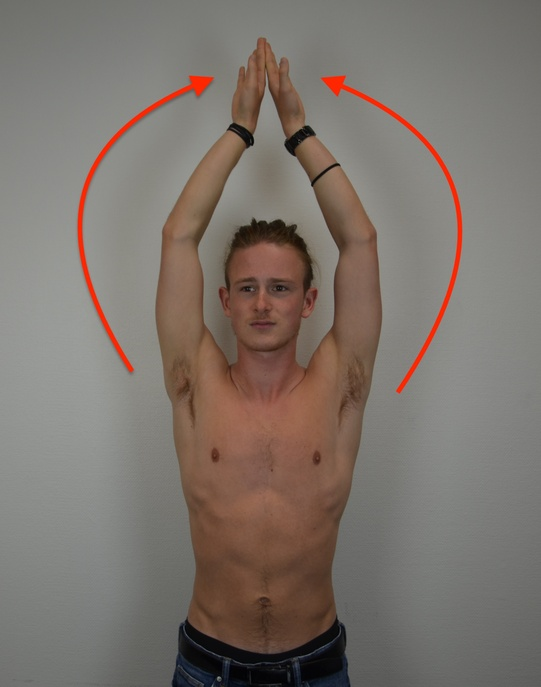
#> input picture CS/04_Skills_Examen/MSQ_Epaule/RMS/Abduction des bras.jpg, 541 x 687 px, shrunk from 2571 x 3264 before the run, found by its file name
$ python crop_auto_epaule.py
#> lines starting #> are read from the running program, lines starting #| are printed output that depends on the picture
"""Recadre les photos cliniques en détectant le mur uniforme.

Réutilise l'algo calibré sur le dossier GALS (même salle, même mur clair).
Exclut les schémas anatomiques et les PNGs composites déjà retravaillés.
"""

from PIL import Image, ImageStat
from pathlib import Path

SOURCE_DIR = Path(__file__).parent
OUT_DIR = SOURCE_DIR / "cropped"
OUT_DIR.mkdir(exist_ok=True)

STDDEV_LOW = 14
STDDEV_HIGH = 28
MARGIN_PCT = 0.08
STEP = 4

# Photos cliniques 4928×3264 ou 4032×3024 — toutes prises dans la même salle
TARGETS = [
    "Abduction des bras.jpg",
    "Body cross test.jpg",
    "Extension des bras.jpg",
    "Flexion des bras.jpg",
    "Test d'appréhension antérieur.jpg",
    "Test d'appréhension postérieur.jpg",
    "Test de Jobe.jpg",
    "Test de Patte.jpg",
    "Test de Yergason.jpg",
    "Test de Yocum.jpg",
    "Test du Lift-off.jpg",
    "Test du Palm-up.jpg",
    "Test du tiroir antérieur et postérieur.jpg",
    "Test du tiroir inférieur.jpg",
]


def find_content_bounds(img: Image.Image, low: float, high: float, step: int):
    gray = img.convert("L")
    hsv_sat = img.convert("HSV").getchannel("S")  # canal saturation
    w, h = gray.size

    def row_stddev(g, y, gw):
        return ImageStat.Stat(g.crop((0, y, gw, y + 1))).stddev[0]

    top = 0
    for y in range(0, h, step):
        if row_stddev(gray, y, w) > low:
            top = max(0, y - step)
            break
    bottom = h
    for y in range(h - 1, -1, -step):
        if row_stddev(gray, y, w) > low:
            bottom = min(h, y + step)
            break

    sub_gray = gray.crop((0, top, w, bottom))
    sub_sat = hsv_sat.crop((0, top, w, bottom))
    sub_h = bottom - top
    n_windows = 10
    win_h = sub_h // n_windows
    DARK_MEAN = 80
    BAND = 8
    RANGE_THRESHOLD = 70
    SAT_THRESHOLD = 100  # pixel coloré (flèche d'annotation)
    MIN_MATCHING_WINDOWS = 3

    def col_has_content(x: int) -> bool:
        x0 = max(0, x - BAND // 2)
        x1 = min(w, x0 + BAND)
        gcol = sub_gray.crop((x0, 0, x1, sub_h))
        scol = sub_sat.crop((x0, 0, x1, sub_h))
        n_match = 0
        for i in range(n_windows):
            gw_ = gcol.crop((0, i * win_h, x1 - x0, (i + 1) * win_h))
            sw_ = scol.crop((0, i * win_h, x1 - x0, (i + 1) * win_h))
            # Détection par saturation : pixel coloré présent → flèche
            if sw_.getextrema()[1] > SAT_THRESHOLD:
                n_match += 1
                continue
            stat = ImageStat.Stat(gw_)
            if stat.mean[0] < DARK_MEAN:
                continue
            lo, hi = gw_.getextrema()
            if hi - lo > RANGE_THRESHOLD:
                n_match += 1
        return n_match >= MIN_MATCHING_WINDOWS

    left = 0
    for x in range(0, w, step):
        if col_has_content(x):
            left = max(0, x - step)
            break
    right = w
    for x in range(w - 1, -1, -step):
        if col_has_content(x):
            right = min(w, x + step)
            break

    return left, top, right, bottom


def add_margin(box, w, h, pct):
    left, top, right, bottom = box
    mx = int(w * pct)
    my = int(h * pct)
    return (
        max(0, left - mx),
        max(0, top - my),
        min(w, right + mx),
        min(h, bottom + my),
    )


def process(filename: str):
#> called with filename = 'Abduction des bras.jpg'
    src = SOURCE_DIR / filename
    if not src.exists():
        print(f"  ✗ introuvable: {filename}")
        return

    img = Image.open(src)
#> img is the input picture: PIL image 541x687 RGB; mean R, G, B 124.5, 115, 107.7
    w, h = img.size
#> w = 541; h = 687
    raw_box = find_content_bounds(img, STDDEV_LOW, STDDEV_HIGH, STEP)
#> in find_content_bounds, `gray = img.convert("L")`:
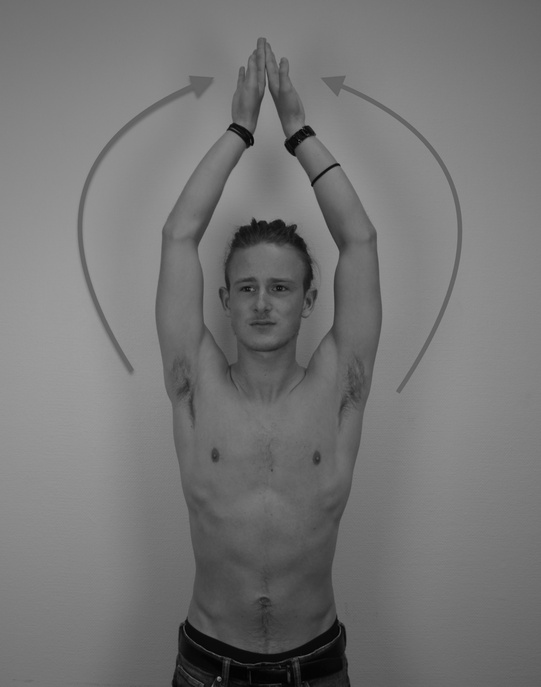
#> gray: PIL image 541x687 L; min 1, max 157, mean 117
#> in find_content_bounds, `hsv_sat = img.convert("HSV").getchannel("S")`:
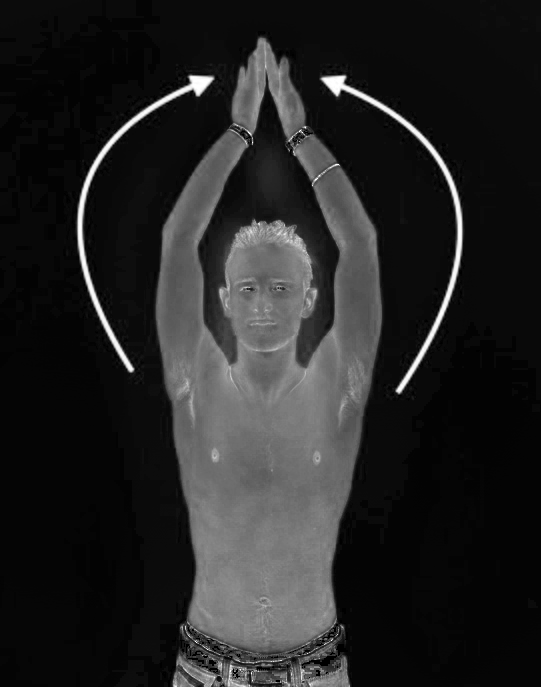
#> hsv_sat: PIL image 541x687 L; min 0, max 255, mean 36.4
#> the loop in find_content_bounds, `for y in range(0, h, step):` made 23 passes
#> top on pass 23: 84
#> the loop in find_content_bounds, `for y in range(h - 1, -1, -step):` made 1 pass
#> bottom on pass 1: 687
#> in find_content_bounds, `sub_gray = gray.crop((0, top, w, bottom))`:
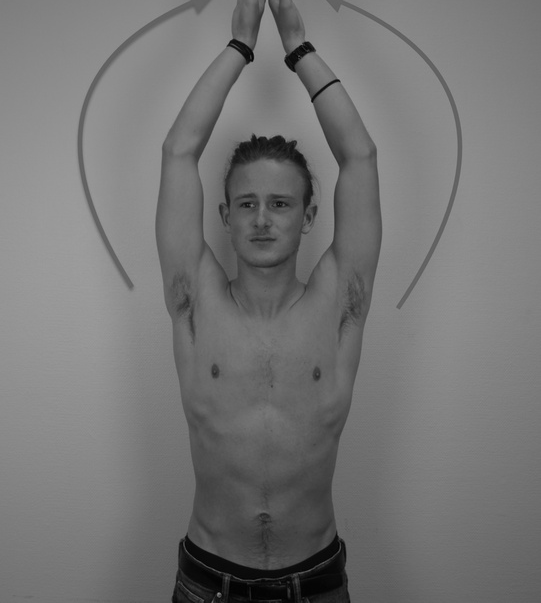
#> sub_gray: PIL image 541x603 L; min 1, max 157, mean 116.6
#> in find_content_bounds, `sub_sat = hsv_sat.crop((0, top, w, bottom))`:
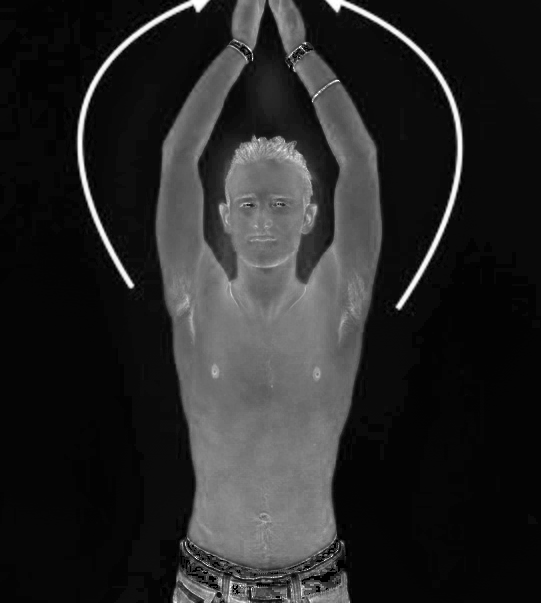
#> sub_sat: PIL image 541x603 L; min 0, max 255, mean 39.4
#> in find_content_bounds, `sub_h = bottom - top`: sub_h = 603
#> in find_content_bounds, `win_h = sub_h // n_windows`: win_h = 60
#> raw_box = (76, 84, 464, 687)
    rw, rh = raw_box[2] - raw_box[0], raw_box[3] - raw_box[1]
#> rw = 388; rh = 603

    # Garde sur la box DÉTECTÉE (avant marge) : la marge peut gonfler
    # artificiellement et masquer un échec de détection.
    max_ratio = max(rw / w, rh / h)
#> max_ratio = 0.878
    area_ratio = (rw * rh) / (w * h)
#> area_ratio = 0.629
    too_aggressive = max_ratio < 0.5 or area_ratio < 0.20
#> too_aggressive = False

    box = add_margin(raw_box, w, h, MARGIN_PCT)
#> in add_margin, `left, top, right, bottom = box`: left = 76; top = 84; right = 464; bottom = 687
#> box = (33, 30, 507, 687)
    bw, bh = box[2] - box[0], box[3] - box[1]
#> bw = 474; bh = 657
    saved_pct = 100 * (1 - (bw * bh) / (w * h))
#> saved_pct = 16.21
    if too_aggressive:
        print(f"  ⚠ {filename}  crop suspect ({saved_pct:.0f}% perdus) — ignoré")
        return

    # Si réduction négligeable, ne rien sauvegarder
    if saved_pct < 3:
        print(f"  · {filename}  déjà serré ({saved_pct:.1f}%) — ignoré")
        return

    cropped = img.crop(box)
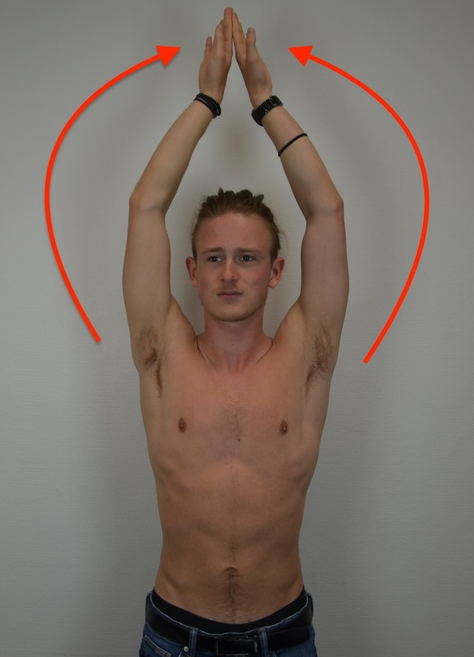
#> cropped: PIL image 474x657 RGB; mean R, G, B 124.3, 112.8, 104.9
    out_path = OUT_DIR / filename
    cropped.save(out_path, quality=92)
    cw, ch = cropped.size
#> cw = 474; ch = 657
    print(f"  ✓ {filename}  {w}x{h} → {cw}x{ch}  (-{saved_pct:.1f}%)")
#|   ✓ Abduction des bras.jpg  541x687 → 474x657  (-16.2%)


if __name__ == "__main__":
    print(f"Sortie : {OUT_DIR}")
    for name in TARGETS:
        process(name)
